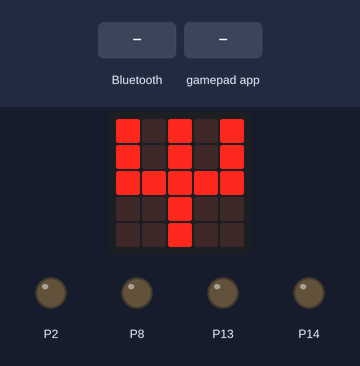
A program run on a simulated BBC micro:bit (MakeCode). Parts: the board's 5×5 LED display, output pins drawn as LEDs (lit = HIGH). Inputs (shaded band) come from the test bench.

Above: at 1.8 s.
1.9 s: a phone connects over Bluetooth
At 3.1 s:
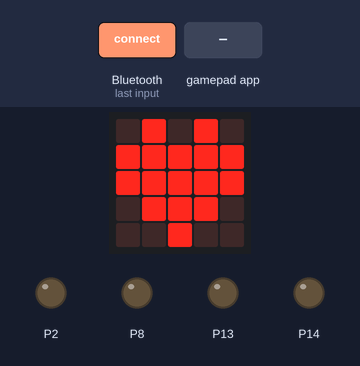
3.4 s: a phone disconnects over Bluetooth
At 4.4 s:
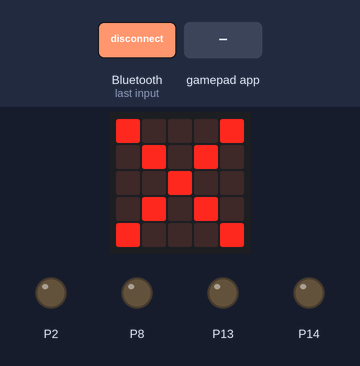
4.9 s: gamepad app sends A_DOWN
At 5.5 s:
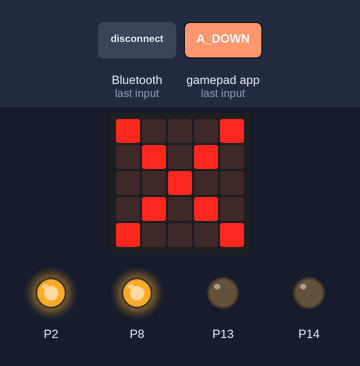
6.4 s: gamepad app sends B_DOWN
At 6.7 s:
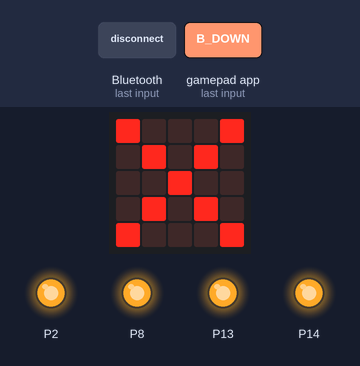
7.9 s: gamepad app sends A_UP
At 9.0 s:
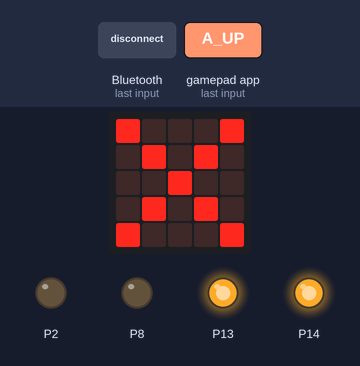
Timing chart, 0 to 10.4 s (numbered marks = the images above; inputs shaded):
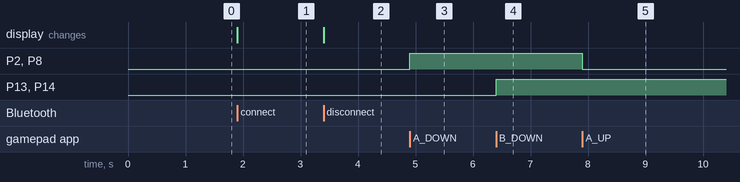

The program:

main.ts
```typescript
devices.onGamepadButton(MesDpadButtonInfo.AUp, function () {
    Stop()
})
devices.onGamepadButton(MesDpadButtonInfo.BUp, function () {
    Stop()
})
devices.onGamepadButton(MesDpadButtonInfo.DDown, function () {

})
bluetooth.onBluetoothConnected(function () {
    basic.showIcon(IconNames.Heart)
})
bluetooth.onBluetoothDisconnected(function () {
    basic.showIcon(IconNames.No)
})
devices.onGamepadButton(MesDpadButtonInfo.DUp, function () {
    Stop()
})
function Back () {
    L_Wheel = 1
    R_Wheel = 1
    pins.digitalWritePin(DigitalPin.P8, 1)
    pins.digitalWritePin(DigitalPin.P2, 1)
    pins.digitalWritePin(DigitalPin.P14, L_Wheel)
    pins.digitalWritePin(DigitalPin.P13, R_Wheel)
}
devices.onGamepadButton(MesDpadButtonInfo.CUp, function () {
    Stop()
})
devices.onGamepadButton(MesDpadButtonInfo.BDown, function () {
    Back()
})
devices.onGamepadButton(MesDpadButtonInfo.ADown, function () {
    Go()
})
function Go () {
    L_Wheel = 0
    R_Wheel = 0
    pins.digitalWritePin(DigitalPin.P8, 1)
    pins.digitalWritePin(DigitalPin.P2, 1)
    pins.digitalWritePin(DigitalPin.P14, L_Wheel)
    pins.digitalWritePin(DigitalPin.P13, R_Wheel)
}
devices.onGamepadButton(MesDpadButtonInfo.CDown, function () {

})
function Stop () {
    pins.digitalWritePin(DigitalPin.P8, 0)
    pins.digitalWritePin(DigitalPin.P2, 0)
}
let R_Wheel = 0
let L_Wheel = 0
basic.showIcon(IconNames.Pitchfork)
bluetooth.startLEDService()
L_Wheel = 0
R_Wheel = 0
```

test.ts
```typescript
// 在這裡測試；當此封包作為擴充功能時，將不會編譯此內容。
```

Measured:
- after the input at 1.9 s, the display: changes at once (image 1)
- after the input at 3.4 s, the display: changes at once (image 2)
- after the input at 4.9 s, P2, P8: LOW → HIGH at once
- after the input at 6.4 s, P13, P14: LOW → HIGH at once
- after the input at 7.9 s, P2, P8: HIGH → LOW at once
